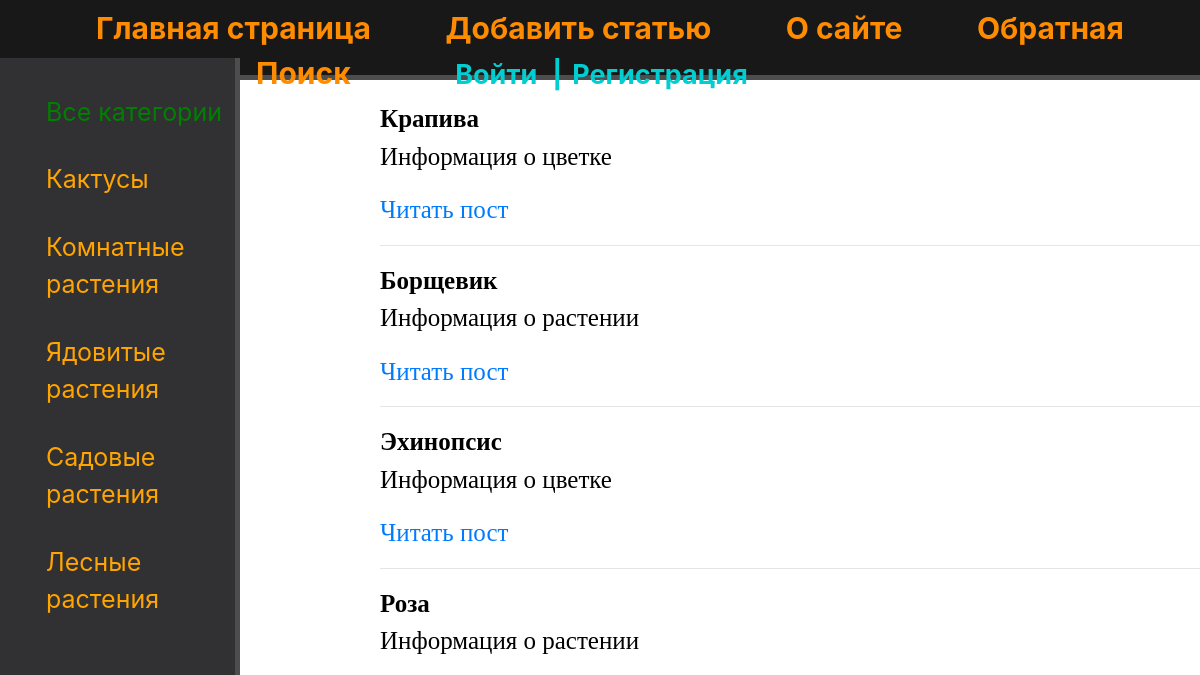
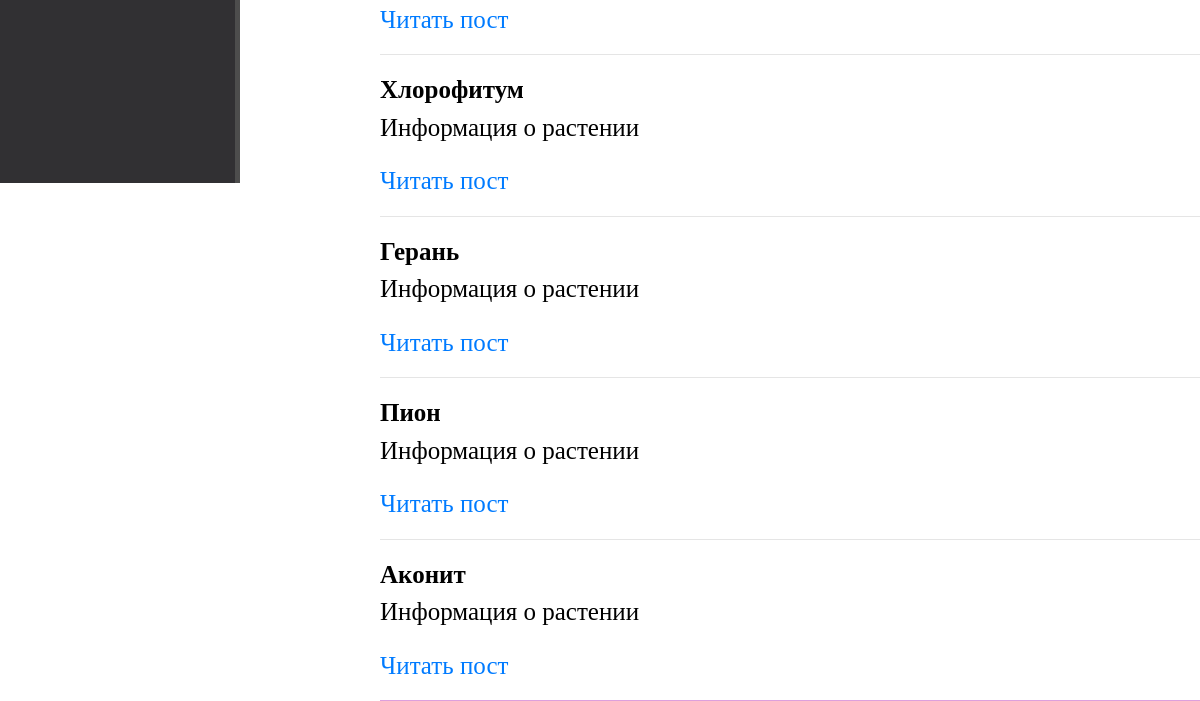
The app's page /, older data (2 pictures, top to bottom).
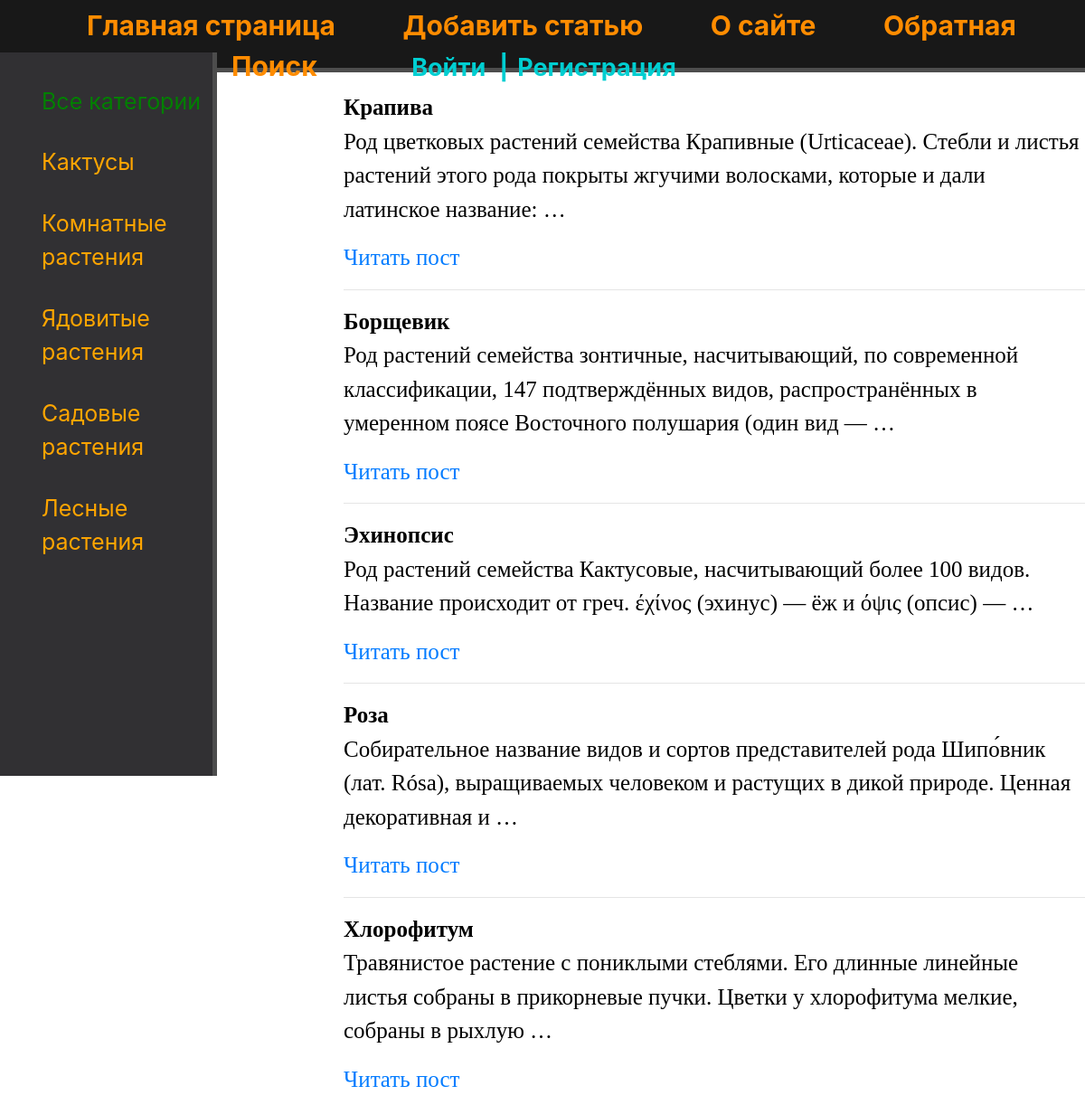
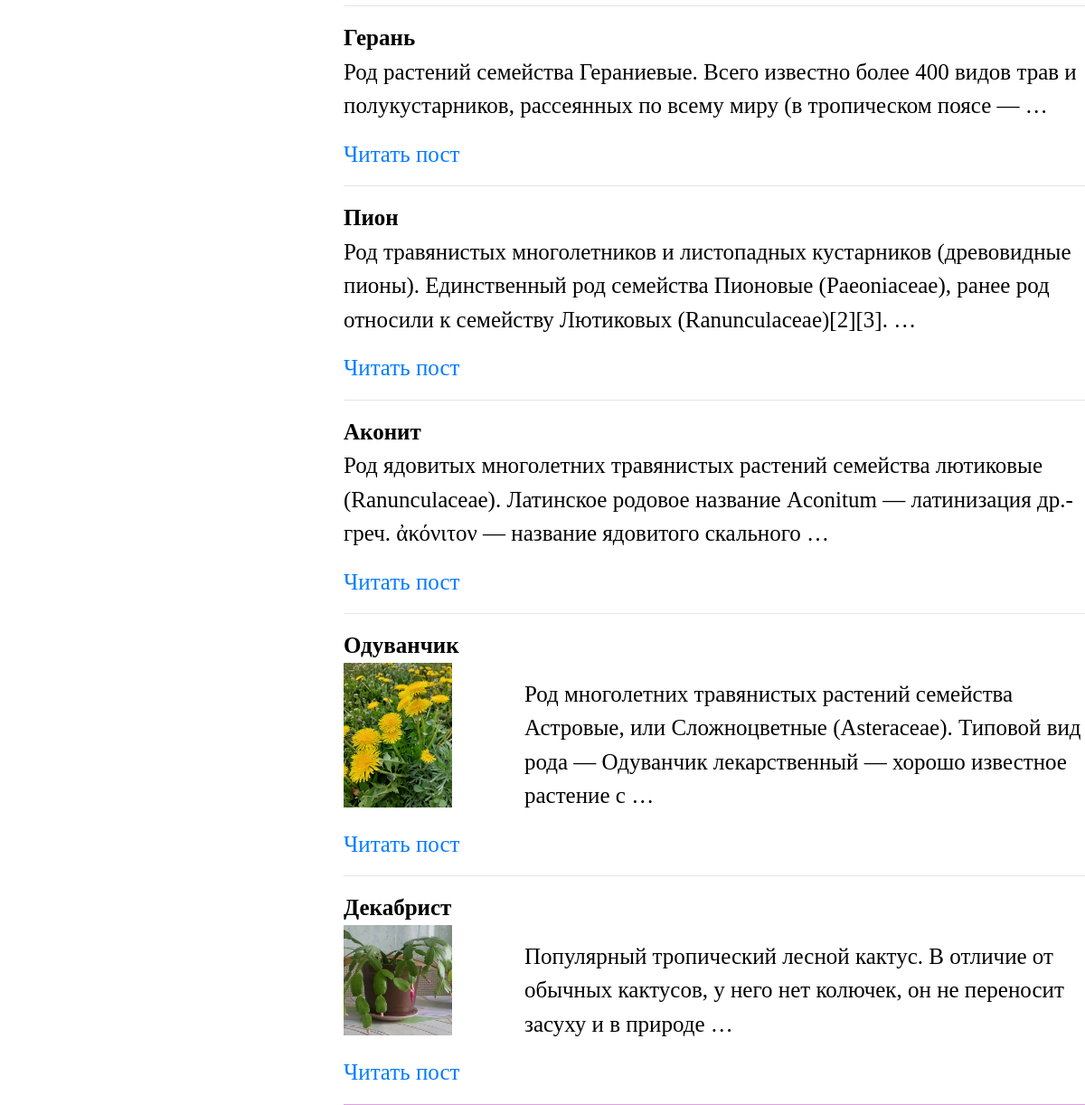
The same page, newer data (2 pictures, top to bottom).
### flowers/models.py (models this page shows, shortened)
class Category(models.Model):
    name = models.CharField(max_length=250)
    slug = models.SlugField(max_length=250, unique=True, db_index=True)
    def get_absolute_url(self):
        return reverse('category', kwargs={'cat_slug': self.slug})

class Flowers(models.Model):
    name = models.CharField(max_length=250, blank=True)
    slug = models.SlugField(max_length=250, unique=True, db_index=True)
    photo = models.ImageField(upload_to="photos/%Y/%m/%d/", default=None, blank=True, null=True, verbose_name="Фото")
    content = models.TextField(blank=True)
    time_create = models.DateTimeField(auto_now_add=True)
    time_update = models.DateTimeField(auto_now=True)
    cat = models.ForeignKey('Category', on_delete=models.PROTECT, null=True, verbose_name='Категории')
    def get_absolute_url(self):
        return reverse('post', kwargs={'post_slug': self.slug})

### flowers/views.py (the view)
# urls.py: path('', views.index, name='index'),
def index(request):
    post = Flowers.objects.all()
    data = {'title': 'Главная страница',
            'posts': post,
            'menu': menu,
            'cat_select': 0,
            }
    return render(request, 'flowers/index.html', data)

### flowers/templatetags/flowers_category.py (called while the page is built)
@register.inclusion_tag('flowers/list_category.html')
def flower_category(cat_select=0):
    flower_cat = Category.objects.all()
    return {'category': flower_cat, 'cat_select': cat_select}

### users/context_processors.py (called while the page is built)
def get_flowers_context(request):
    return {'mainmenu': menu}

### flowers/templates/flowers/index.html
{% extends 'base.html' %}
{% block content %}
<div class="content">
    {% for m in posts %}
        <strong>{{ m.name }}</strong>
        {% if m.photo %}
        <p><img class="left-photo-post" src="{{m.photo.url}}"></p>
        {% endif %}
        <p>{{ m.content | truncatewords:20}}</p>
        <p><a href="{{ m.get_absolute_url }}">Читать пост</a></p>
{% if not forloop.last%}
    <hr>
{% endif %}
{% endfor %}
</div>
{% endblock %}

### flowers/templates/flowers/list_category.html
{% for cat in category %}
    {% if cat.id == cat_select %}
        <li class="select">{{cat.name}}</li>
    {% else %}
        <li><a href="{{ cat.get_absolute_url }}">{{cat.name}}</a></li>
    {% endif %}
{% endfor %}

Row changes from the older to the newer data that the page shows:
changed Flowers "Крапива": content "Информация о цветке" → "Род цветковых растений семейства Крапивные (Urticaceae). Стебли и листья растений этого рода покрыты жгучими волосками, которые и дали латинское название: …"
changed Flowers "Борщевик": content "Информация о растении" → "Род растений семейства зонтичные, насчитывающий, по современной классификации, 147 подтверждённых видов, распространённых в умеренном поясе Восточного полушария (один вид — …"
changed Flowers "Эхинопсис": content "Информация о цветке" → "Род растений семейства Кактусовые, насчитывающий более 100 видов. Название происходит от греч. έχίνος (эхинус) — ёж и όψις (опсис) — …"
changed Flowers "Роза": content "Информация о растении" → "Собирательное название видов и сортов представителей рода Шипо́вник (лат. Rósa), выращиваемых человеком и растущих в дикой природе. Ценная декоративная и …"
changed Flowers "Хлорофитум": content "Информация о растении" → "Травянистое растение с пониклыми стеблями. Его длинные линейные листья собраны в прикорневые пучки. Цветки у хлорофитума мелкие, собраны в рыхлую …"
changed Flowers "Герань": content "Информация о растении" → "Род растений семейства Гераниевые. Всего известно более 400 видов трав и полукустарников, рассеянных по всему миру (в тропическом поясе — …"
changed Flowers "Пион": content "Информация о растении" → "Род травянистых многолетников и листопадных кустарников (древовидные пионы). Единственный род семейства Пионовые (Paeoniaceae), ранее род относили к семейству Лютиковых (Ranunculaceae)[2][3]. …"
changed Flowers "Аконит": content "Информация о растении" → "Род ядовитых многолетних травянистых растений семейства лютиковые (Ranunculaceae). Латинское родовое название Aconitum — латинизация др.-греч. ἀκόνιτον — название ядовитого скального …"
added Flowers: name "Одуванчик", photo (picture), content "Род многолетних травянистых растений семейства Астровые, или Сложноцветные (Asteraceae). Типовой вид рода — Одуванчик лекарственный — хорошо известное растение с …"
added Flowers: name "Декабрист", photo (picture), content "Популярный тропический лесной кактус. В отличие от обычных кактусов, у него нет колючек, он не переносит засуху и в природе …"
